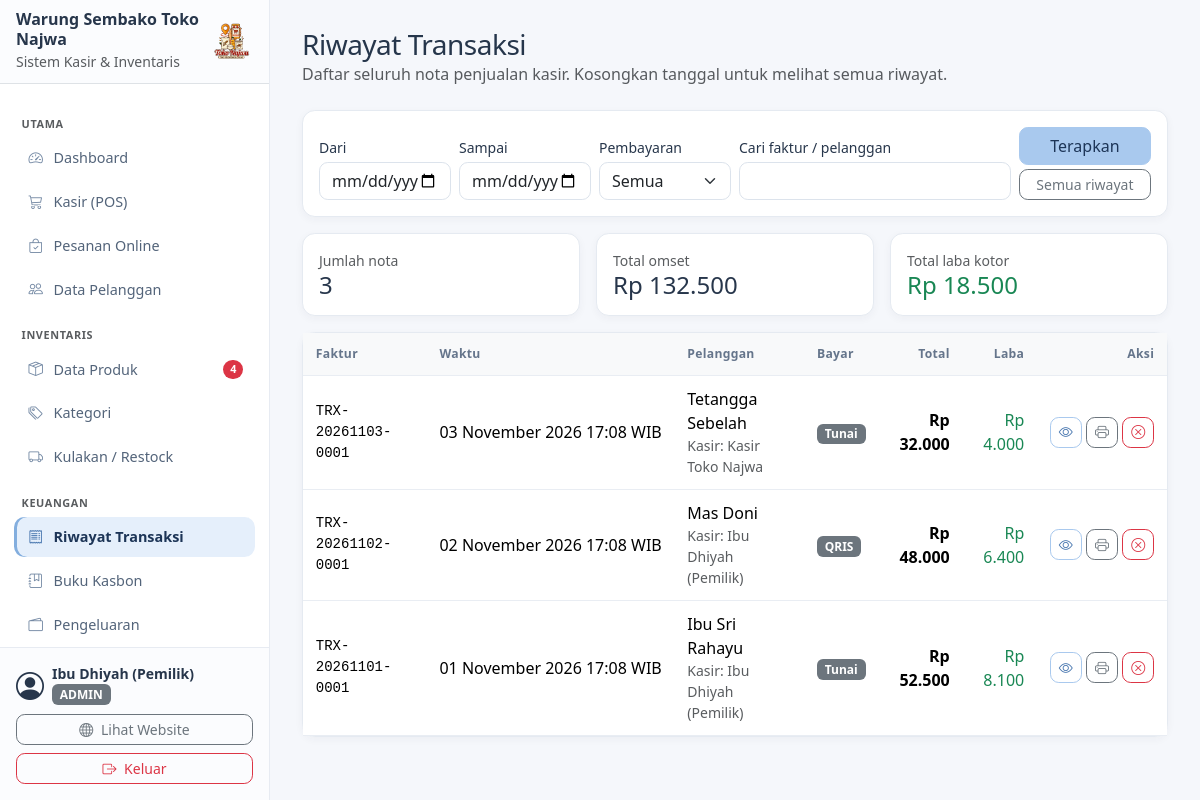
Screenshot of /admin/transaksi.php (signed in) with the database file from the repository.
### tables this page shows
CREATE TABLE pengaturan (
    id                INT AUTO_INCREMENT PRIMARY KEY,
    nama_toko         VARCHAR(100) NOT NULL,
    pemilik           VARCHAR(100) NOT NULL,
    telepon           VARCHAR(30)  NOT NULL,
    alamat            TEXT NOT NULL,
    teks_footer_struk TEXT NULL,
    qris_image        VARCHAR(255) NULL                  
);

CREATE TABLE transaksi (
    id                INT AUTO_INCREMENT PRIMARY KEY,
    no_faktur         VARCHAR(50) NOT NULL UNIQUE,       
    tanggal           DATETIME NOT NULL DEFAULT CURRENT_TIMESTAMP,
    user_id           INT NULL,                          
    pelanggan_id      INT NULL,
    nama_pelanggan    VARCHAR(100) NOT NULL DEFAULT 'Warga / Umum',
    total_harga       DECIMAL(12,0) NOT NULL DEFAULT 0,
    total_bayar       DECIMAL(12,0) NOT NULL DEFAULT 0,
    kembalian         DECIMAL(12,0) NOT NULL DEFAULT 0,
    metode_pembayaran ENUM('tunai', 'qris', 'utang') NOT NULL DEFAULT 'tunai',
    status_pembayaran ENUM('lunas', 'belum_lunas') NOT NULL DEFAULT 'lunas',
    catatan           TEXT NULL,
    FOREIGN KEY (user_id) REFERENCES users(id) ON DELETE SET NULL,
    FOREIGN KEY (pelanggan_id) REFERENCES pelanggan(id) ON DELETE SET NULL
);

CREATE TABLE users (
    id           INT AUTO_INCREMENT PRIMARY KEY,
    username     VARCHAR(50)  NOT NULL UNIQUE,
    password     VARCHAR(255) NOT NULL,                  
    nama_lengkap VARCHAR(100) NOT NULL,
    role         ENUM('admin', 'kasir') NOT NULL DEFAULT 'kasir',
    created_at   TIMESTAMP NOT NULL DEFAULT CURRENT_TIMESTAMP
);

### config/database.php (called while the page is built, shortened)
<?php
function db(): mysqli
{
    static $koneksi = null;
    if ($koneksi === null) {
        try {
            $koneksi = new mysqli(DB_HOST, DB_USER, DB_PASS, DB_NAME);
        } catch (mysqli_sql_exception $e) {
            http_response_code(500);
            exit('Koneksi database gagal. Pastikan MySQL menyala dan database sudah diimpor '
                . '(lihat langkah instalasi di README.md).');
        }
        $koneksi->set_charset('utf8mb4');
    }
    return $koneksi;
}

### includes/auth.php (called while the page is built, shortened)
<?php
function user_login(): ?array
{
    return $_SESSION['user'] ?? null;
}

### admin/transaksi.php (the view, shortened to what this page needs)
<?php
$tgl_mulai   = get('tgl_mulai');
$tgl_selesai = get('tgl_selesai');
if (!preg_match('/^\d{4}-\d{2}-\d{2}$/', $tgl_mulai)) $tgl_mulai = '';
if (!preg_match('/^\d{4}-\d{2}-\d{2}$/', $tgl_selesai)) $tgl_selesai = '';
$cari        = get('q');
$sql   = "SELECT t.*, u.nama_lengkap AS kasir,
                 (SELECT COALESCE(SUM(keuntungan), 0) FROM transaksi_detail WHERE transaksi_id = t.id) AS laba
          FROM transaksi t LEFT JOIN users u ON u.id = t.user_id
          WHERE 1 = 1";
$tipe  = '';
$param = [];
$daftar_transaksi = ambil_semua($sql . ' ORDER BY t.tanggal DESC', $tipe, $param);
$total_omset = array_sum(array_column($daftar_transaksi, 'total_harga'));
$total_laba  = array_sum(array_column($daftar_transaksi, 'laba'));
$label_metode = ['tunai' => 'Tunai', 'qris' => 'QRIS', 'utang' => 'Kasbon'];
$menu_aktif     = 'transaksi';
include __DIR__ . '/../includes/layout/admin_top.php';
?>
<div class="mb-4">
    <h1 class="h3 mb-0">Riwayat Transaksi</h1>
    <p class="text-body-secondary mb-0">Daftar seluruh nota penjualan kasir. Kosongkan tanggal untuk melihat semua riwayat.</p>
</div>
<form method="get" class="card card-body mb-3">
    <div class="row g-2 align-items-end">
        <div class="col-md-2"><label class="form-label small mb-1">Dari</label>
            <input type="date" name="tgl_mulai" class="form-control" value="<?= e($tgl_mulai) ?>"></div>
        <div class="col-md-2"><label class="form-label small mb-1">Sampai</label>
            <input type="date" name="tgl_selesai" class="form-control" value="<?= e($tgl_selesai) ?>"></div>
        <div class="col-md-2"><label class="form-label small mb-1">Pembayaran</label>
            <select name="metode" class="form-select">
                <option value="">Semua</option>
            </select></div>
        <div class="col-md-4"><label class="form-label small mb-1">Cari faktur / pelanggan</label>
            <input type="search" name="q" class="form-control" value="<?= e($cari) ?>"></div>
        <div class="col-md-2 d-grid gap-1">
            <button class="btn btn-primary" type="submit">Terapkan</button>
            <a href="transaksi.php" class="btn btn-sm btn-outline-secondary">Semua riwayat</a>
        </div>
    </div>
</form>
<div class="row g-3 mb-3">
    <div class="col-md-4"><div class="card card-body"><div class="text-body-secondary small">Jumlah nota</div><div class="h4 mb-0"><?= count($daftar_transaksi) ?></div></div></div>
    <div class="col-md-4"><div class="card card-body"><div class="text-body-secondary small">Total omset</div><div class="h4 mb-0"><?= rupiah($total_omset) ?></div></div></div>
    <div class="col-md-4"><div class="card card-body"><div class="text-body-secondary small">Total laba kotor</div><div class="h4 mb-0 text-success"><?= rupiah($total_laba) ?></div></div></div>
</div>
<div class="card">
    <div class="table-responsive">
        <table class="table table-hover align-middle mb-0">
            <thead class="table-light">
                <tr><th>Faktur</th><th>Waktu</th><th>Pelanggan</th><th>Bayar</th><th class="text-end">Total</th><th class="text-end">Laba</th><th class="text-end">Aksi</th></tr>
            </thead>
            <tbody>
                <?php foreach ($daftar_transaksi as $t): ?>
                    <tr>
                        <td class="font-monospace small"><?= e($t['no_faktur']) ?></td>
                        <td class="text-nowrap"><?= tanggal_indo($t['tanggal'], true) ?></td>
                        <td><?= e($t['nama_pelanggan']) ?><small class="d-block text-body-secondary">Kasir: <?= e($t['kasir'] ?? '-') ?></small></td>
                        <td>
                            <span class="badge <?= $t['metode_pembayaran'] === 'utang' ? 'text-bg-warning' : 'text-bg-secondary' ?>">
                                <?= $label_metode[$t['metode_pembayaran']] ?>
                            </span>
                        </td>
                        <td class="text-end fw-semibold"><?= rupiah($t['total_harga']) ?></td>
                        <td class="text-end text-success"><?= rupiah($t['laba']) ?></td>
                        <td class="text-end text-nowrap">
                            <button type="button" class="btn btn-sm btn-outline-primary" data-detail="<?= $t['id'] ?>" title="Rincian"><i class="bi bi-eye"></i></button>
                            <a href="cetak_struk.php?faktur=<?= urlencode($t['no_faktur']) ?>" target="_blank" class="btn btn-sm btn-outline-secondary" title="Cetak struk"><i class="bi bi-printer"></i></a>
                            <form method="post" class="d-inline" data-konfirmasi="Batalkan transaksi <?= e($t['no_faktur']) ?>? Stok barang akan dikembalikan.">
                                <button type="submit" class="btn btn-sm btn-outline-danger" title="Batalkan"><i class="bi bi-x-circle"></i></button>
                            </form>
                        </td>
                    </tr>
                <?php endforeach; ?>
            </tbody>
        </table>
    </div>
</div>
<?php include __DIR__ . '/../includes/layout/admin_bottom.php'; ?>

### includes/layout/sidebar.php (shortened to what this page needs)
<?php
$daftar_menu = [
    'Utama' => [
        ['dashboard',   'index.php',       'bi-speedometer2',    'Dashboard',        false],
        ['pos',         'pos.php',         'bi-cart3',           'Kasir (POS)',      false],
        ['pesanan',     'pesanan.php',     'bi-bag-check',       'Pesanan Online',   false],
        ['pelanggan',   'pelanggan.php',   'bi-people',          'Data Pelanggan',   false],
    ],
    'Inventaris' => [
        ['produk',      'produk.php',      'bi-box-seam',        'Data Produk',      false],
        ['kategori',    'kategori.php',    'bi-tags',            'Kategori',         false],
        ['restock',     'restock.php',     'bi-truck',           'Kulakan / Restock', false],
    ],
    'Keuangan' => [
        ['transaksi',   'transaksi.php',   'bi-receipt',         'Riwayat Transaksi', false],
        ['piutang',     'piutang.php',     'bi-journal-bookmark', 'Buku Kasbon',     false],
        ['pengeluaran', 'pengeluaran.php', 'bi-wallet2',         'Pengeluaran',      false],
        ['laporan',     'laporan.php',     'bi-graph-up',        'Laporan Laba Rugi', false],
    ],
    'Sistem' => [
        ['pengaturan',  'pengaturan.php',  'bi-gear',            'Pengaturan',       true],
    ],
];
$toko = pengaturan_toko();
$user = user_login();
$jumlah_peringatan = (int) ambil_nilai(
    "SELECT COUNT(*) FROM produk
     WHERE stok <= min_stok
        OR (tgl_kadaluarsa IS NOT NULL AND tgl_kadaluarsa <= DATE_ADD(CURDATE(), INTERVAL 30 DAY))"
);
?>
<div class="d-flex align-items-center p-3 border-bottom">
    <div class="me-auto">
        <div class="fw-bold lh-sm"><?= e($toko['nama_toko']) ?></div>
        <small class="text-body-secondary">Sistem Kasir &amp; Inventaris</small>
    </div>
    <?= logo(44, 'ms-2') ?>
</div>
<nav class="flex-grow-1 overflow-y-auto p-3">
    <?php foreach ($daftar_menu as $judul_grup => $menu_grup): ?>
        <div class="text-body-secondary text-uppercase small fw-semibold mt-3 mb-1 px-2"><?= e($judul_grup) ?></div>
        <ul class="nav nav-pills flex-column">
            <?php foreach ($menu_grup as [$kode, $file, $ikon, $label, $khusus_admin]): ?>
                <li class="nav-item">
                    <a href="<?= url('admin/' . $file) ?>"
                       class="nav-link d-flex align-items-center <?= ($menu_aktif ?? '') === $kode ? 'active' : '' ?>">
                        <i class="bi <?= $ikon ?> me-2"></i>
                        <span class="me-auto"><?= e($label) ?></span>
                        <?php if ($kode === 'produk' && $jumlah_peringatan > 0): ?>
                            <span class="badge text-bg-danger rounded-pill"><?= $jumlah_peringatan ?></span>
                        <?php endif; ?>
                    </a>
                </li>
            <?php endforeach; ?>
        </ul>
    <?php endforeach; ?>
</nav>
<div class="p-3 border-top">
    <div class="d-flex align-items-center mb-2">
        <i class="bi bi-person-circle fs-3 me-2"></i>
        <div class="lh-sm">
            <div class="fw-semibold small"><?= e($user['nama']) ?></div>
            <span class="badge text-bg-secondary text-uppercase"><?= e($user['role']) ?></span>
        </div>
    </div>
    <div class="d-grid gap-2">
        <a href="<?= url('index.php') ?>" target="_blank" class="btn btn-outline-secondary btn-sm">
            <i class="bi bi-globe me-1"></i> Lihat Website
        </a>
        <a href="<?= url('logout.php') ?>" class="btn btn-outline-danger btn-sm">
            <i class="bi bi-box-arrow-right me-1"></i> Keluar
        </a>
    </div>
</div>

### assets/css/app.css (style rules this page uses)
:root { --pastel-biru: #a9c9ee; --pastel-biru-hover: #95bbe8; --pastel-biru-aktif: #86b0e3; --pastel-biru-muda: #e3eefb; --biru-teks: #4a78b0; --biru-tua: #1d3557; --bs-primary: var(--biru-teks); --bs-primary-rgb: 74, 120, 176; --bs-primary-bg-subtle: var(--pastel-biru-muda); --bs-primary-border-subtle: var(--pastel-biru); --bs-primary-text-emphasis: #2c4a73; --bs-link-color: var(--biru-teks); --bs-link-color-rgb: 74, 120, 176; --bs-link-hover-color: #365d8d; --bs-link-hover-color-rgb: 54, 93, 141; }
.btn-primary { --bs-btn-color: var(--biru-tua); --bs-btn-bg: var(--pastel-biru); --bs-btn-border-color: var(--pastel-biru); --bs-btn-hover-color: var(--biru-tua); --bs-btn-hover-bg: var(--pastel-biru-hover); --bs-btn-hover-border-color: var(--pastel-biru-hover); --bs-btn-active-color: var(--biru-tua); --bs-btn-active-bg: var(--pastel-biru-aktif); --bs-btn-active-border-color: var(--pastel-biru-aktif); --bs-btn-disabled-color: var(--biru-tua); --bs-btn-disabled-bg: var(--pastel-biru); --bs-btn-disabled-border-color: var(--pastel-biru); --bs-btn-focus-shadow-rgb: 169, 201, 238; }
.btn-outline-primary { --bs-btn-color: var(--biru-teks); --bs-btn-border-color: var(--pastel-biru); --bs-btn-hover-color: var(--biru-tua); --bs-btn-hover-bg: var(--pastel-biru); --bs-btn-hover-border-color: var(--pastel-biru); --bs-btn-active-color: var(--biru-tua); --bs-btn-active-bg: var(--pastel-biru-hover); --bs-btn-active-border-color: var(--pastel-biru-hover); --bs-btn-disabled-color: var(--biru-teks); --bs-btn-disabled-border-color: var(--pastel-biru); --bs-btn-focus-shadow-rgb: 169, 201, 238; }
.nav-pills { --bs-nav-pills-link-active-color: var(--biru-tua); --bs-nav-pills-link-active-bg: var(--pastel-biru); }
body.admin-panel { color: #27364b; background: #f5f7fb !important; }
.admin-panel .sidebar > .d-flex:first-child { min-height: 82px; background: #fbfcfe; }
.admin-panel .sidebar nav { padding: 1rem .85rem !important; }
.admin-panel .sidebar nav > div { letter-spacing: .055em; font-size: .68rem !important; }
.admin-panel .sidebar .nav-link { min-height: 40px; padding: .55rem .75rem; margin: .12rem 0; border-radius: .65rem; color: #53647a; font-size: .9rem; transition: background-color .15s ease, color .15s ease; }
.admin-panel .sidebar .nav-link i { width: 1.25rem; text-align: center; color: #7489a4; }
.admin-panel .sidebar .nav-link.active { color: var(--biru-tua); background: #e5effb; box-shadow: inset 3px 0 #83aede; font-weight: 600; }
.admin-panel .sidebar .nav-link.active i { color: var(--biru-teks); }
.admin-panel .sidebar > .p-3.border-top { border-color: #e7ebf2 !important; background: #fbfcfe; }
.admin-panel h1, .admin-panel h2, .admin-panel h3 { color: #26364b; letter-spacing: -.018em; }
.admin-panel .card { border-color: #e5eaf1; border-radius: .8rem; box-shadow: 0 .15rem .55rem rgba(39, 54, 75, .045); }
.admin-panel .table { --bs-table-hover-bg: #f6f9fd; margin-bottom: 0; }
.admin-panel .table > :not(caption) > * > * { padding: .72rem .8rem; border-color: #e9edf3; }
.admin-panel .table thead th { color: #65758b; font-size: .76rem; font-weight: 650; letter-spacing: .025em; white-space: nowrap; }
.admin-panel .form-control, .admin-panel .form-select, .admin-panel .input-group-text { border-color: #dce3ec; border-radius: .55rem; }
.admin-panel .btn { border-radius: .55rem; }

### rows the page displays
pengaturan: nama_toko "Warung Sembako Toko Najwa"
transaksi: no_faktur "TRX-20261103-0001", tanggal "03 November 2026 17:08 WIB", nama_pelanggan "Tetangga Sebelah", user.nama_lengkap "Kasir Toko Najwa", metode_pembayaran "Tunai", total_harga "Rp 32.000", laba "Rp 4.000"
transaksi: no_faktur "TRX-20261102-0001", tanggal "02 November 2026 17:08 WIB", nama_pelanggan "Mas Doni", user.nama_lengkap "Ibu Dhiyah (Pemilik)", metode_pembayaran "QRIS", total_harga "Rp 48.000", laba "Rp 6.400"
transaksi: no_faktur "TRX-20261101-0001", tanggal "01 November 2026 17:08 WIB", nama_pelanggan "Ibu Sri Rahayu", user.nama_lengkap "Ibu Dhiyah (Pemilik)", metode_pembayaran "Tunai", total_harga "Rp 52.500", laba "Rp 8.100"

### other values shown
$judul_grup "UTAMA"
$label "Dashboard"
$label "Kasir (POS)"
$label "Pesanan Online"
$label "Data Pelanggan"
$judul_grup "INVENTARIS"
$label "Data Produk"
$jumlah_peringatan "4"
$label "Kategori"
$label "Kulakan / Restock"
$judul_grup "KEUANGAN"
$label "Riwayat Transaksi"
$label "Buku Kasbon"
$label "Pengeluaran"
$user['nama'] "Ibu Dhiyah (Pemilik)"
